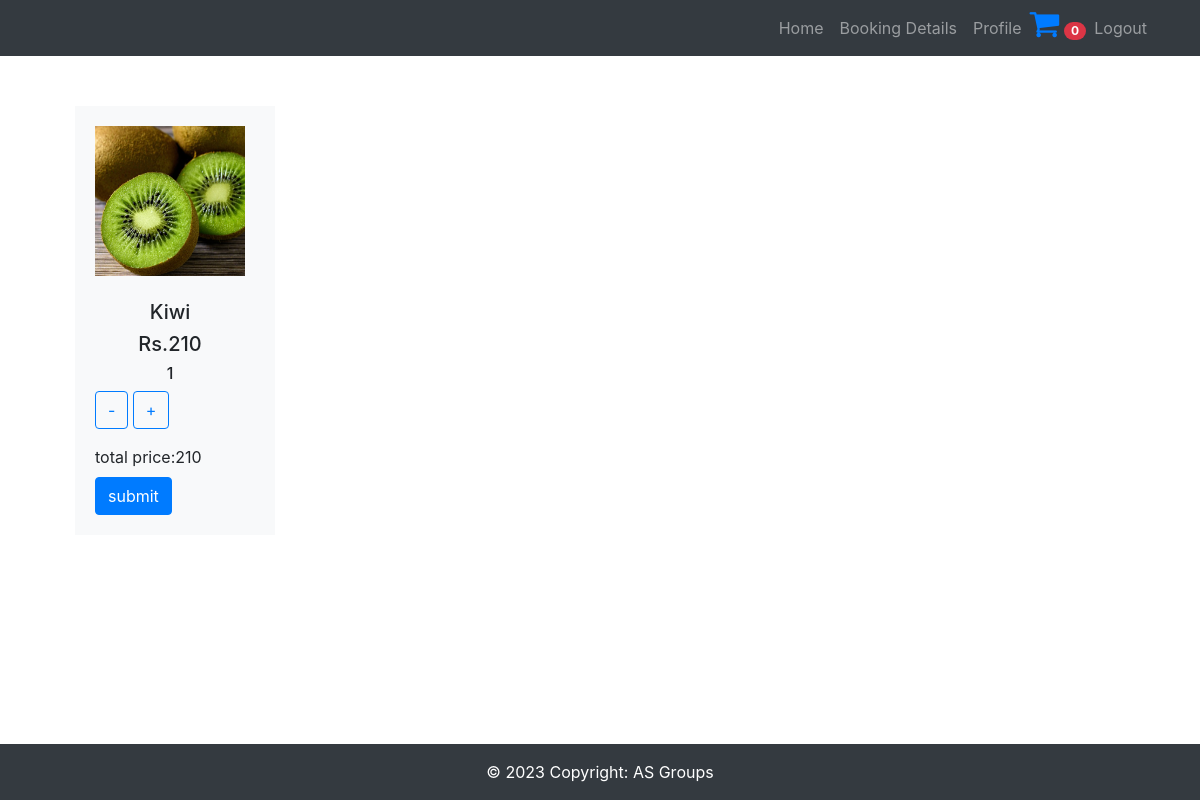
Before: /single_booking/2 with the older database file.
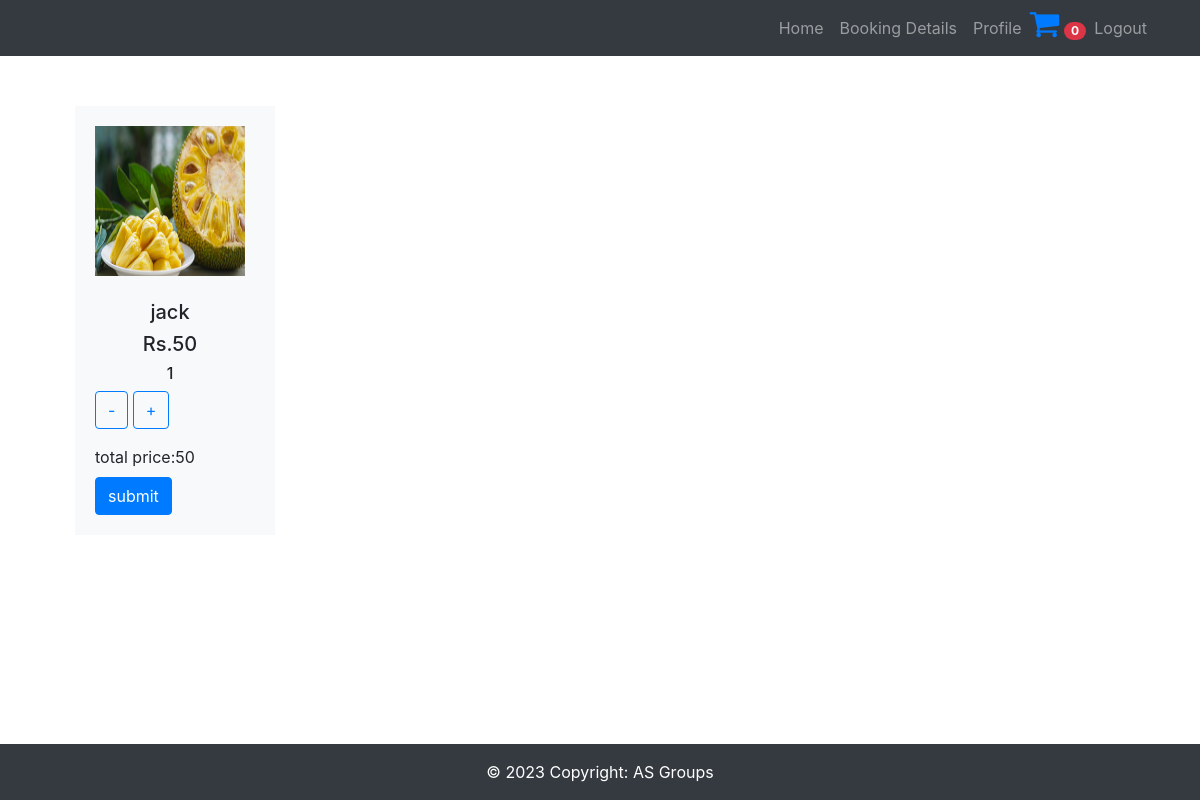
After: the same page with the newer database file.
### app1/models.py (models this page shows)
class product(models.Model):
    pid = models.IntegerField(primary_key=True)
    pname=models.CharField(max_length=10)
    price=models.IntegerField()
    quantity=models.IntegerField()
    image=models.FileField()

### app1/views.py (the view, shortened to what this page needs)
# urls.py: path('single_booking/<int:id>',views.single_booking),
def single_booking(re,id):
    item=product.objects.get(pk=id)
    return render(re,'booking_form.html',{'item':item})

### template/booking_form.html (shortened to what this page needs)
<!DOCTYPE html>
<html lang="en">
<head>
    {% extends "header.html" %}
        {% block nav %}
        <li class="nav-item"><a class="nav-link" href="../uhome">Home</a></li>
        <li class="nav-item"><a class="nav-link" href="../book_details">Booking Details</a></li>
            <li class="nav-item"><a class="nav-link" href="profile">Profile</a></li>
                <li class="nav-item "><a href="cart">
            <i class="fa fa-shopping-cart fa-2x"></i>
            <span class="badge badge-pill badge-danger">{% if d1 %}{{ d1.count }}{% else %}0{% endif %}</span>
        </a></li>
        <li class="nav-item"><a class="nav-link" href="../user_logout">Logout</a></li>
        {% endblock nav %}
        {% block body %}
        <div class="row float-left col-lg-3" style="padding:50px;">
            <div class="container col-lg-12 mh-100 bg-light" style="display:flex;margin-left:40px;padding:20px;" >
            <div class="img-wrapper">
            <img src="{{item.image.url}}" height="150" width="150"><br><br>
                <h5 style="text-align:center;">{{item.pname}}</h5>
            <h5 style="text-align:center;" >Rs.{{item.price}}</h5>
                <h6 id="a1" class="text-center">1</h6>
            <p class="btn btn-outline-primary" onclick="abc1()">-</p>
            <p class="btn btn-outline-primary" onclick="abc()">+</p>
            <br>
            total price:<span id="a5">{{item.price}} </span>
        <form action="" method="post">
        <input type="submit" class="btn btn-primary mt-2" value="submit">
        </form>
            </div>
        </div>
    </div>
        {% endblock body %}

Changed rows visible on the page:
changed product: image: a different picture; pname "Kiwi" → "jack"; price "210" → "50"
